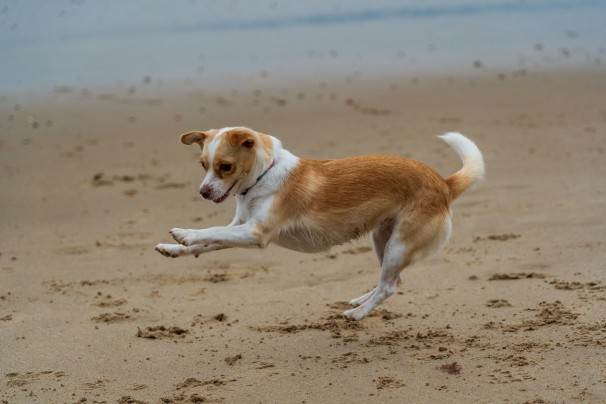
#> input picture Resources/dog.jpg, 606 x 404 px
$ python chapter3.py
#> lines starting #> are read from the running program, lines starting #| are printed output that depends on the picture
import cv2
import numpy as np

img = cv2.imread('Resources/dog.jpg')
#> img is the input picture: shape (404, 606, 3); mean B, G, R 116.4, 132.5, 143.3
print(img.shape)
#| (404, 606, 3)

imgResize = cv2.resize(img, (300, 300))
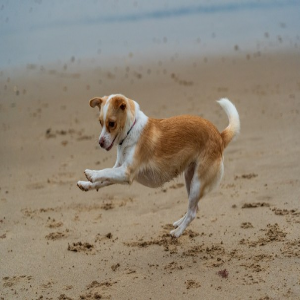
#> imgResize: shape (300, 300, 3); mean B, G, R 116.3, 132.4, 143.2
print(imgResize.shape)
#| (300, 300, 3)

imgCropped = img[0:200,200:500]
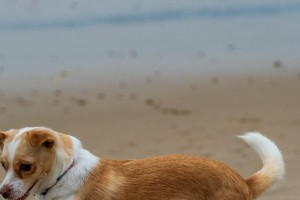
#> imgCropped: shape (200, 300, 3); mean B, G, R 125.1, 135.3, 142.5

cv2.imshow('Original', img)
cv2.imshow('Resize', imgResize)
cv2.imshow('Cropped', imgCropped)
cv2.waitKey(0)
